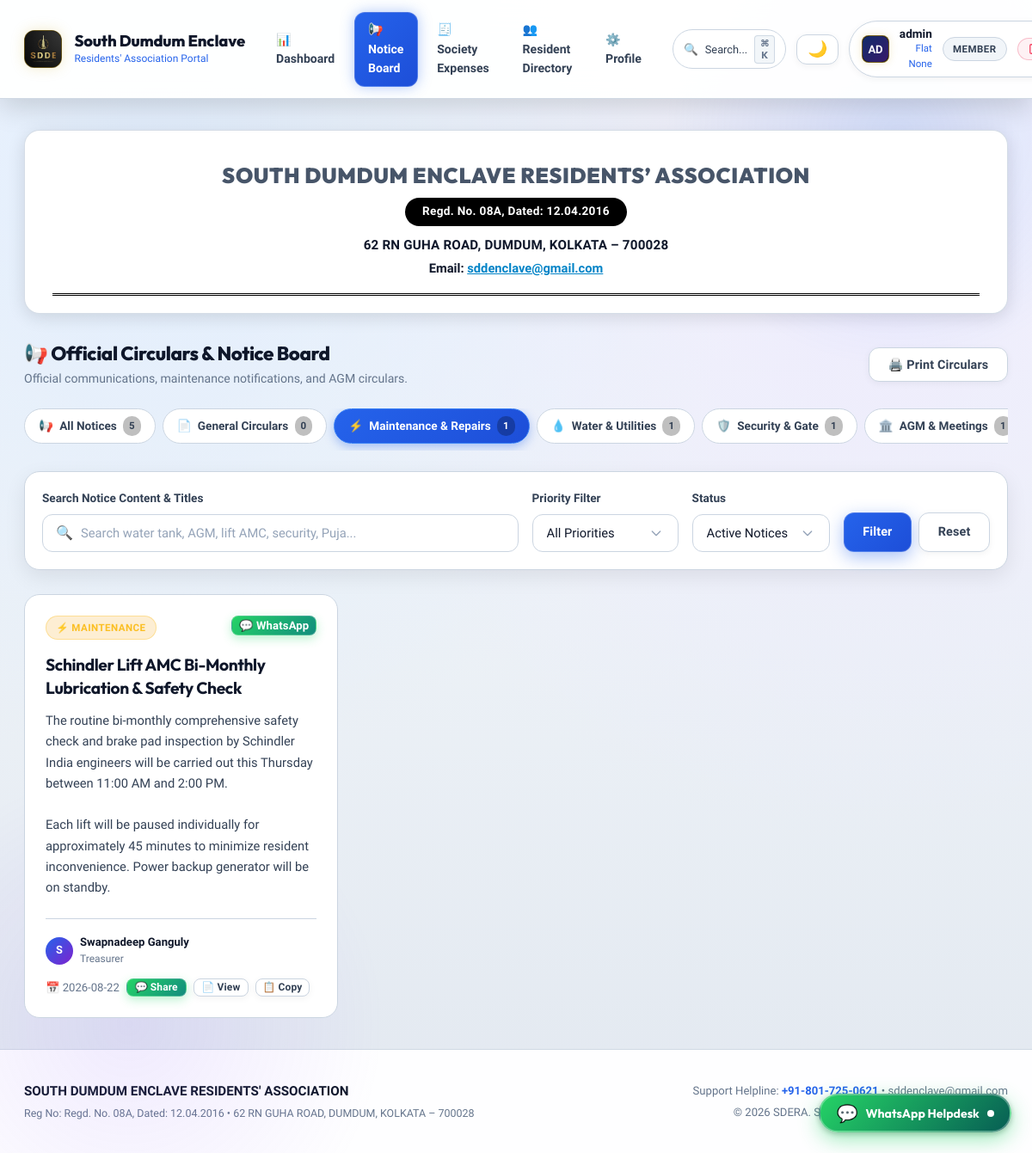
The page /notices?category=MAINTENANCE&priority=ALL&q=&status=ACTIVE (signed in) on the database as committed earlier.
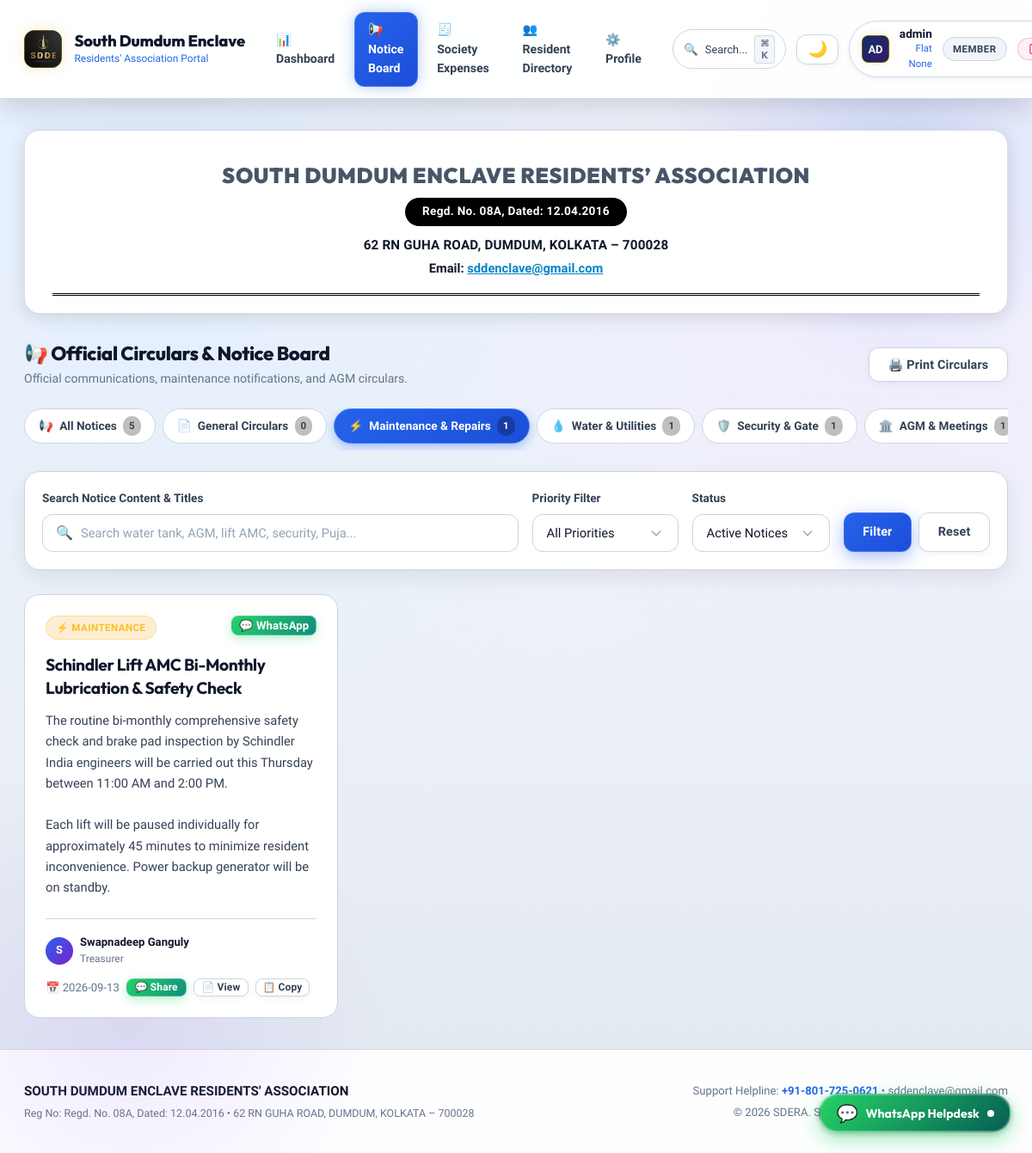
The same page on the database as committed later.
### tables this page shows
CREATE TABLE tbl_notices (
                id INTEGER PRIMARY KEY AUTOINCREMENT,
                title VARCHAR(255) NOT NULL,
                content TEXT NOT NULL,
                category VARCHAR(50) NOT NULL DEFAULT 'GENERAL',
                meeting_type VARCHAR(50) DEFAULT NULL,
                meeting_date VARCHAR(50) DEFAULT NULL,
                priority VARCHAR(20) NOT NULL DEFAULT 'NORMAL',
                is_pinned INTEGER NOT NULL DEFAULT 0,
                posted_by VARCHAR(100) NOT NULL,
                posted_by_role VARCHAR(50) NOT NULL DEFAULT 'Executive Committee',
                status VARCHAR(20) NOT NULL DEFAULT 'ACTIVE',
                created_at TIMESTAMP DEFAULT CURRENT_TIMESTAMP,
                updated_at TIMESTAMP DEFAULT CURRENT_TIMESTAMP
            );

### app.py (the view)
@app.route('/notices')
@login_required
def notices_list():
    user = session.get('user', {})
    is_admin = bool(user.get('is_admin') or user.get('role') in ADMIN_ROLES)
    cat_filter = request.args.get('category', 'ALL').strip().upper()
    meeting_type_filter = request.args.get('meeting_type', 'ALL').strip()
    priority_filter = request.args.get('priority', 'ALL').strip().upper()
    search_q = request.args.get('q', '').strip()
    status_filter = request.args.get('status', 'ACTIVE').strip().upper()
    query = "SELECT * FROM tbl_notices WHERE 1=1"
    params = []
    if status_filter != 'ALL':
        query += " AND status = %s"
        params.append(status_filter)
    if cat_filter != 'ALL':
        query += " AND category = %s"
        params.append(cat_filter)
    if meeting_type_filter != 'ALL' and meeting_type_filter:
        query += " AND meeting_type = %s"
        params.append(meeting_type_filter)
    if priority_filter != 'ALL':
        query += " AND priority = %s"
        params.append(priority_filter)
    if search_q:
        query += " AND (title LIKE %s OR content LIKE %s OR posted_by LIKE %s OR meeting_type LIKE %s)"
        like_term = f"%{search_q}%"
        params.extend([like_term, like_term, like_term, like_term])
    query += " ORDER BY is_pinned DESC, (priority = 'URGENT') DESC, (priority = 'HIGH') DESC, id DESC"
    notices = query_db(query, params)
    cat_counts = {}
    total_active = 0
    all_notices_raw = query_db("SELECT category, COUNT(*) as cnt FROM tbl_notices WHERE status = 'ACTIVE' GROUP BY category")
    for r in (all_notices_raw or []):
        cat_counts[r['category']] = r['cnt']
        total_active += r['cnt']
    cat_counts['ALL'] = total_active
    pinned_urgent = [n for n in (notices or []) if n.get('is_pinned') and n.get('priority') == 'URGENT']
    recipients_info = get_notice_email_recipients() if is_admin else None
    return render_template(
        'notices.html',
        notices=notices,
        categories=NOTICE_CATEGORIES,
        meeting_types=MEETING_TYPES,
        current_category=cat_filter,
        current_meeting_type=meeting_type_filter,
        current_priority=priority_filter,
        current_status=status_filter,
        search_q=search_q,
        cat_counts=cat_counts,
        pinned_urgent=pinned_urgent,
        recipients_info=recipients_info,
        is_admin=is_admin,
        now=datetime.now()
    )

### app.py (called while the page is built, shortened)
def get_ist_now():
    return datetime.now(IST)

@app.after_request
def set_response_headers(response):
    if request.path.startswith('/static/'):
        response.headers['Cache-Control'] = 'public, max-age=0, must-revalidate'
    return response

@app.teardown_appcontext
def close_request_db(exception=None):
    pass

def login_required(f):
    @wraps(f)
    def decorated_function(*args, **kwargs):
        user = session.get('user')
        return f(*args, **kwargs)
    return decorated_function

### database.py (called while the page is built, shortened)
def get_writable_sqlite_path():
    global _WRITABLE_SQLITE_PATH
    if _WRITABLE_SQLITE_PATH and os.path.exists(_WRITABLE_SQLITE_PATH):
        return _WRITABLE_SQLITE_PATH

def determine_engine():
    global _ENGINE_MODE
    if _ENGINE_MODE is not None:
        return _ENGINE_MODE

def get_db():
    engine = determine_engine()
    return get_sqlite_connection() if engine == 'sqlite' else get_mysql_connection()

### templates/notices.html (shortened to what the changed rows need)
{% extends 'base.html' %}
{% block content %}
<div class="official-letterhead">
    <h1 class="letterhead-title">SOUTH DUMDUM ENCLAVE RESIDENTS’ ASSOCIATION</h1>
</div>
<div class="notices-hero">
    <div class="page-header-title">
        <h2 style="font-size: 1.4rem; font-weight: 800; color: var(--text-heading, #ffffff); margin: 0;">📢 Official Circulars &amp; Notice Board</h2>
    </div>
</div>
{% if notices %}
<div class="notices-grid">
    {% for n in notices %}
    <div class="notice-card {% if n.is_pinned %}is-pinned{% endif %} {% if n.priority == 'URGENT' %}is-urgent{% endif %}" id="notice-{{ n.id }}">
        <div>
            <div class="notice-card-header">
                <div class="notice-badges-group">
                    {% if n.category == 'WATER_SUPPLY' %}
                        <span class="badge badge-cat-water">💧 Water &amp; Utilities</span>
                    {% elif n.category == 'MAINTENANCE' %}
                        <span class="badge badge-cat-maintenance">⚡ Maintenance</span>
                    {% elif n.category == 'AGM_MEETING' %}
                        <span class="badge badge-cat-agm">🏛️ Meeting</span>
                        {% if n.meeting_type %}
                            <span class="badge badge-cat-meeting-type" title="Meeting Type: {{ n.meeting_type }}">🏛️ {{ n.meeting_type }}</span>
                        {% endif %}
                    {% elif n.category == 'EVENTS_FESTIVAL' %}
                        <span class="badge badge-cat-events">🎉 Events &amp; Festival</span>
                    {% elif n.category == 'SECURITY' %}
                        <span class="badge badge-cat-security">🛡️ Security &amp; Gate</span>
                    {% elif n.category == 'FINANCIAL' %}
                        <span class="badge badge-cat-financial">💰 Accounts &amp; Dues</span>
                    {% elif n.category == 'EMERGENCY' %}
                        <span class="badge badge-cat-emergency">🚨 Urgent Alert</span>
                    {% else %}
                        <span class="badge badge-cat-general">📄 General</span>
                    {% endif %}
                </div>
                <div class="notice-actions no-print">
                    {% if is_admin %}
                    <form method="POST" action="{{ url_for('notices_toggle_pin', notice_id=n.id) }}" style="display:inline;">
                        <button type="submit" class="btn btn-sm btn-secondary" style="padding: 0.2rem 0.5rem;" title="{{ 'Unpin from Top' if n.is_pinned else 'Pin to Top' }}">
                            {{ '📍 Unpin' if n.is_pinned else '📌 Pin' }}
                        </button>
                    </form>
                    <form method="POST" action="{{ url_for('notices_broadcast', notice_id=n.id) }}" style="display:inline;" onsubmit="return confirm('Broadcast notice \'{{ n.title }}\' to all registered member email addresses?');">
                        <button type="submit" class="btn btn-sm btn-secondary" style="padding: 0.2rem 0.5rem;" title="Broadcast to Member Inboxes">
                            ✉️ Email
                        </button>
                    </form>
                    <button type="button" class="btn btn-sm btn-whatsapp" style="padding: 0.2rem 0.5rem;" onclick='openNoticeWhatsAppModal({{ n|tojson }})' title="Share / Broadcast Notice on WhatsApp">
                        💬 WhatsApp
                    </button>
                    <button type="button" class="btn btn-sm btn-secondary" style="padding: 0.2rem 0.5rem;" title="Edit Notice"
                            onclick='openEditModal({{ n|tojson }})'>
                        ✏️
                    </button>
                    <form method="POST" action="{{ url_for('notices_delete', notice_id=n.id) }}" style="display:inline;" onsubmit="return confirm('Permanently delete this notice?');">
                        <button type="submit" class="btn btn-sm btn-secondary" style="padding: 0.2rem 0.5rem; color: #ef4444;" title="Delete Notice">
                            🗑️
                        </button>
                    </form>
                    {% else %}
                    <button type="button" class="btn btn-sm btn-whatsapp" style="padding: 0.2rem 0.5rem;" onclick='openNoticeWhatsAppModal({{ n|tojson }})' title="Share Notice on WhatsApp">
                        💬 WhatsApp
                    </button>
                    {% endif %}
                </div>
            </div>
            <h3 class="notice-title" onclick='openViewDocModal({{ n|tojson }})' title="Click to view full official letterhead circular">{{ n.title }}</h3>
            <div class="notice-body-text">{{ n.content }}</div>
        </div>
        <div class="notice-footer">
            <div class="notice-author-box">
                <div class="notice-author-avatar">
                    {{ n.posted_by[:1].upper() if n.posted_by else 'S' }}
                </div>
                <div>
                    <strong style="color: var(--text-main, #ffffff);">{{ n.posted_by }}</strong>
                    <div style="font-size: 0.75rem; color: var(--text-muted, #94a3b8);">{{ n.posted_by_role }}</div>
                </div>
            </div>
            <div style="display: flex; align-items: center; gap: 0.5rem;">
                <span title="{{ n.created_at }}">📅 {{ (n.created_at|string)[:10] }}</span>
                <button type="button" class="btn btn-sm btn-whatsapp no-print" style="padding: 0.15rem 0.55rem; font-size: 0.75rem;" onclick='openNoticeWhatsAppModal({{ n|tojson }})' title="Share / Broadcast on WhatsApp">
                    💬 Share
                </button>
                <button type="button" class="btn btn-sm btn-secondary no-print" style="padding: 0.15rem 0.55rem; font-size: 0.75rem;" onclick='openViewDocModal({{ n|tojson }})' title="View in official letterhead format">
                    📄 View
                </button>
                <button type="button" class="btn btn-sm btn-secondary no-print" style="padding: 0.15rem 0.45rem; font-size: 0.75rem;" onclick="copyNoticeText({{ n.id }})" title="Copy text to clipboard">
                    📋 Copy
                </button>
            </div>
        </div>
    </div>
    {% endfor %}
</div>
{% endif %}
{% endblock %}

Rows that differ between the two databases and show on the page:
changed tbl_notices "Schindler Lift AMC Bi-Monthly Lubrication & Safety Check": created_at "2026-08-22" → "2026-09-13"
